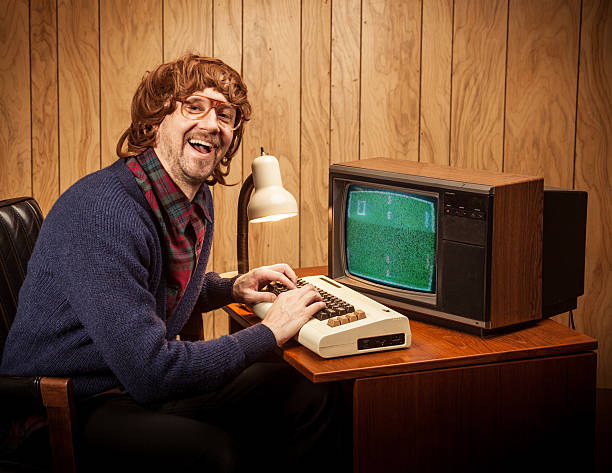
#> input picture istockphoto-155355209-612x612.jpg, 612 x 473 px, found by its file name
$ python face_detection.py
#> lines starting #> are read from the running program, lines starting #| are printed output that depends on the picture; after the words box and inside, x2 and y2 are one past the last pixel; in counts of white or black regions, pixels touching at a corner belong together
import cv2 as cv
img= cv.imread(r"C:\Users\Lenovo\PycharmProjects\OCR\istockphoto-155355209-612x612.jpg")
#> img is the input picture: shape (473, 612, 3); mean B, G, R 50.6, 73.9, 106.4
gray_img=cv.cvtColor(img , cv.COLOR_BGR2GRAY)
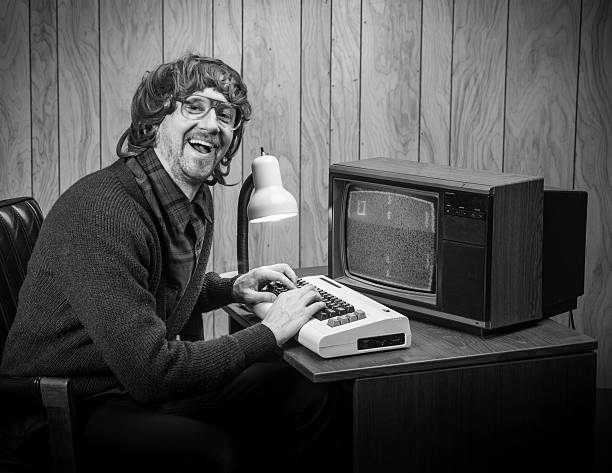
#> gray_img: shape (473, 612); min 0, max 255, mean 81

face=cv.CascadeClassifier(r"haarcascade_frontalface_default.xml")
face_rect=face.detectMultiScale(gray_img,1.1,9)
#> face_rect = [[163, 75, 91, 91]]

for (x,y,w,h) in face_rect:
    cv.rectangle(img , (x,y),(x+w, y+h) , (0, 255,0),2)
#> this loop made 1 pass
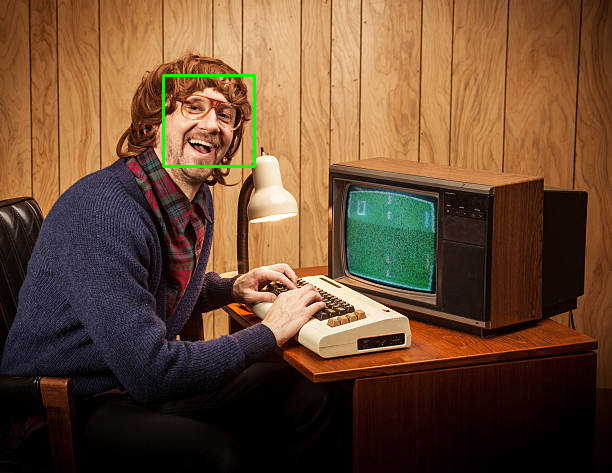
#> img: shape (473, 612, 3); 0.38% of pixels changed, all inside (x1, y1, x2, y2) = (162, 74, 256, 168)

cv.imshow("face detected",img)
cv.waitKey(0)
